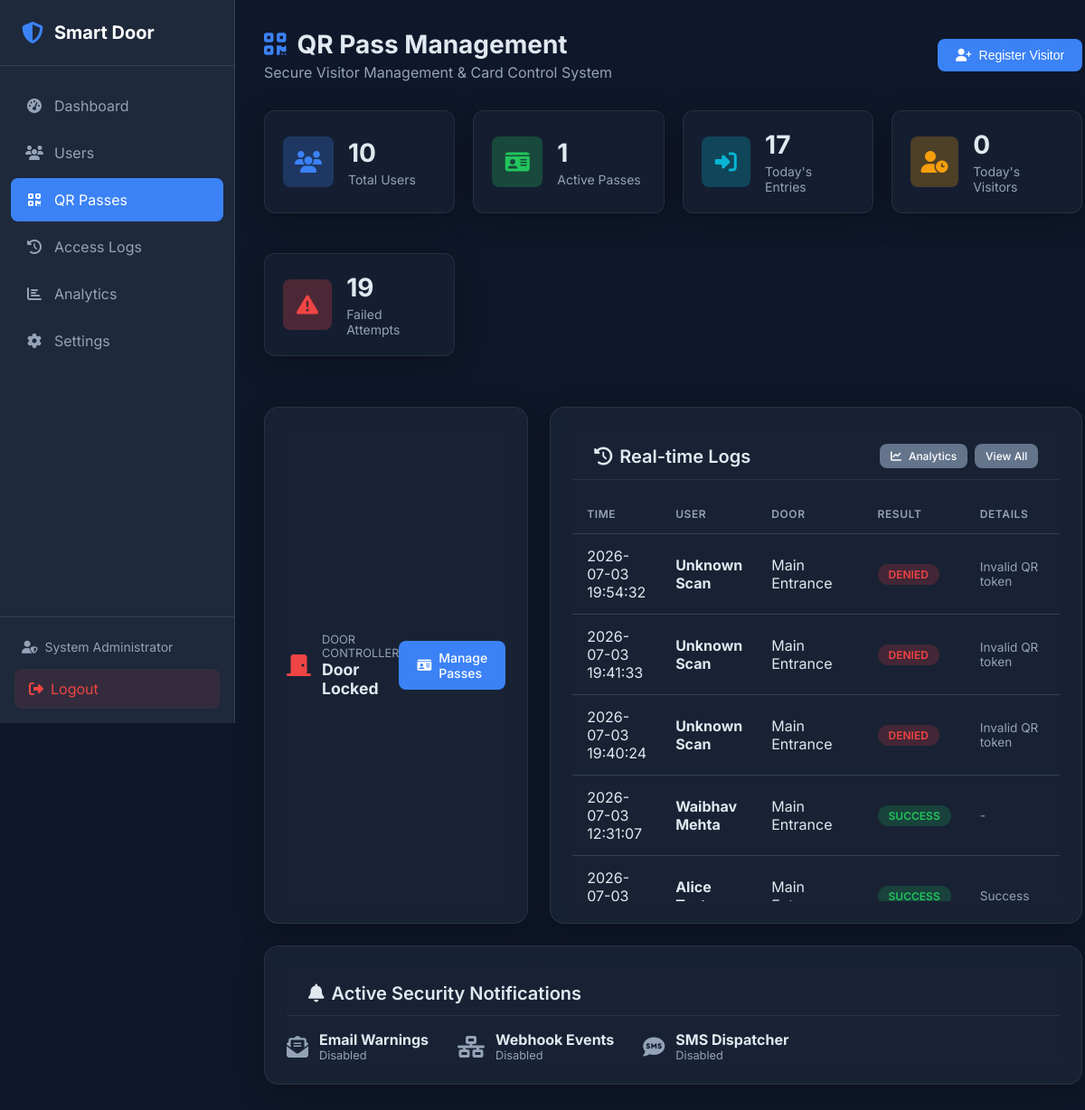
Page /admin/qr (signed in) on the committed database.
### tables this page shows
CREATE TABLE access_logs (
    id INTEGER PRIMARY KEY AUTOINCREMENT,
    user_id INTEGER,  -- NULL if unknown person
    employee_id VARCHAR(50),  -- Stored separately for historical reference
    user_name VARCHAR(100),  -- Stored separately for historical reference
    event_type VARCHAR(10) NOT NULL CHECK(event_type IN ('ENTRY', 'EXIT')),
    access_date DATE NOT NULL,
    access_time TIME NOT NULL,
    result VARCHAR(20) NOT NULL CHECK(result IN ('SUCCESS', 'FAILED', 'DENIED')),
    face_match BOOLEAN DEFAULT 0,
    fingerprint_match BOOLEAN DEFAULT 0,
    failure_reason VARCHAR(255),
    confidence_score FLOAT,
    ip_address VARCHAR(45),
    created_at DATETIME DEFAULT CURRENT_TIMESTAMP, qr_token VARCHAR(255) NULL, door VARCHAR(100) DEFAULT 'Main Entrance', camera VARCHAR(100) NULL, reason VARCHAR(255) NULL,
    FOREIGN KEY (user_id) REFERENCES users(id) ON DELETE SET NULL
);

### web/routes/qr_routes.py (the view)
@qr_bp.route('/admin/qr')
@login_required
def dashboard():
    stats = qr_repo.get_dashboard_stats()
    recent_logs = qr_repo.access_log_repo.get_recent_logs(limit=10)
    from modules.door_control import DoorController
    door_ctrl = DoorController()
    door_status = door_ctrl.get_status()
    email_enabled = access_controller.get_setting("email_notifications_enabled", "false") == "true"
    webhook_enabled = access_controller.get_setting("webhook_notifications_enabled", "false") == "true"
    sms_enabled = access_controller.get_setting("sms_notifications_enabled", "false") == "true"
    return render_template(
        'qr/dashboard.html',
        stats=stats,
        recent_logs=recent_logs,
        door_state=door_status.state.value,
        email_enabled=email_enabled,
        webhook_enabled=webhook_enabled,
        sms_enabled=sms_enabled
    )

### database/db_manager.py (called while the page is built, shortened)
    def _get_connection(self) -> sqlite3.Connection:
        return self._local.connection

    def execute(self, query: str, params: tuple = ()) -> sqlite3.Cursor:
        conn = self._get_connection()
        cursor = conn.cursor()
        cursor.execute(query, params)
        return cursor

    def get_recent_logs(self, limit: int = 50) -> List[Dict]:
        cursor = self.db.execute(
            """SELECT * FROM access_logs
               ORDER BY created_at DESC LIMIT ?""",
            (limit,)
        )
        return [dict(row) for row in cursor.fetchall()]

### modules/access_controller.py (called while the page is built)
    def get_setting(self, key: str, default: Any = None) -> Any:
        try:
            cursor = self.qr_repo.db.execute(
                "SELECT value, is_encrypted FROM system_settings WHERE key = ?", (key,)
            )
            row = cursor.fetchone()
            if not row:
                return default
            val = row['value']
            if row['is_encrypted']:
                return ConfigEncryptor.decrypt(val)
            return val
        except Exception as e:
            logger.error(f"Error fetching setting {key}: {e}")
            return default

### modules/door_control.py (called while the page is built, shortened)
    def __new__(cls, servo_pin=None, simulation=False):
        return cls._instance

    def get_status(self) -> DoorStatus:
        with self._state_lock:
            remaining = 0.0
            if (self._state is DoorState.UNLOCKED
                    and self._last_unlock_time is not None):
                remaining = max(
                    0.0,
                    AUTO_LOCK_DELAY - (time.time() - self._last_unlock_time))
            return DoorStatus(
                state           = self._state,
                time_until_lock = remaining,
                last_unlock_time = self._last_unlock_time,
                message          = self._state.value,
            )

### web/routes/qr_routes.py (called while the page is built)
def login_required(f):
    @wraps(f)
    def decorated_function(*args, **kwargs):
        if 'admin_id' not in session:
            flash('Please log in to access this page.', 'warning')
            return redirect(url_for('login'))
        return f(*args, **kwargs)
    return decorated_function

### web/templates/qr/dashboard.html (shortened to what this page needs)
{% extends "base.html" %}
{% block extra_css %}
<link rel="stylesheet" href="{{ url_for('static', filename='css/qr.css') }}">
{% endblock %}
{% block content %}
<div class="page-header" style="display: flex; justify-content: space-between; align-items: center; flex-wrap: wrap; gap: 1rem;">
    <div>
        <h1><i class="fas fa-qrcode"></i> QR Pass Management</h1>
        <p>Secure Visitor Management & Card Control System</p>
    </div>
    <button class="btn btn-primary" onclick="document.getElementById('add-visitor-modal').style.display='flex'">
        <i class="fas fa-user-plus"></i> Register Visitor
    </button>
</div>
<div class="qr-stats-grid">
    <div class="qr-stat-card qr-glass-card">
        <div class="qr-stat-icon bg-primary">
            <i class="fas fa-users"></i>
        </div>
        <div class="qr-stat-info">
            <h3 id="widget-total-users">{{ stats.total_users }}</h3>
            <p>Total Users</p>
        </div>
    </div>
    <div class="qr-stat-card qr-glass-card">
        <div class="qr-stat-icon bg-success">
            <i class="fas fa-id-card"></i>
        </div>
        <div class="qr-stat-info">
            <h3>{{ stats.active_passes }}</h3>
            <p>Active Passes</p>
        </div>
    </div>
    <div class="qr-stat-card qr-glass-card">
        <div class="qr-stat-icon bg-info">
            <i class="fas fa-sign-in-alt"></i>
        </div>
        <div class="qr-stat-info">
            <h3>{{ stats.today_entries }}</h3>
            <p>Today's Entries</p>
        </div>
    </div>
    <div class="qr-stat-card qr-glass-card">
        <div class="qr-stat-icon bg-warning">
            <i class="fas fa-user-clock"></i>
        </div>
        <div class="qr-stat-info">
            <h3>{{ stats.today_visitors }}</h3>
            <p>Today's Visitors</p>
        </div>
    </div>
    <div class="qr-stat-card qr-glass-card">
        <div class="qr-stat-icon bg-danger">
            <i class="fas fa-exclamation-triangle"></i>
        </div>
        <div class="qr-stat-info">
            <h3>{{ stats.failed_attempts }}</h3>
            <p>Failed Attempts</p>
        </div>
    </div>
</div>
<div class="qr-form-section">
    <div class="qr-glass-card" style="display: flex; justify-content: space-between; align-items: center; padding: 1.25rem 1.5rem;">
        <div style="display: flex; align-items: center; gap: 0.75rem;">
            <i class="fas fa-door-closed" style="font-size: 1.5rem; color: #ef4444;"></i>
            <div>
                <span style="font-size: 0.8rem; color: #94a3b8; display: block; text-transform: uppercase;">Door Controller</span>
                <strong style="font-size: 1.1rem; color: #e2e8f0;">{{ door_state }}</strong>
            </div>
        </div>
        <a href="{{ url_for('qr.list_passes') }}" class="btn btn-primary">
            <i class="fas fa-id-card"></i> Manage Passes
        </a>
    </div>
    <div class="qr-glass-card">
        <div class="card-header" style="border-bottom: 1px solid var(--glass-border); padding-bottom: 0.75rem; margin-bottom: 1rem; display: flex; justify-content: space-between; align-items: center;">
            <h2 style="font-size: 1.25rem;"><i class="fas fa-history"></i> Real-time Logs</h2>
            <div style="display: flex; gap: 0.5rem;">
                <a href="{{ url_for('qr.reports') }}" class="btn btn-secondary btn-sm"><i class="fas fa-chart-line"></i> Analytics</a>
                <a href="{{ url_for('logs') }}" class="btn btn-secondary btn-sm">View All</a>
            </div>
        </div>
        <div class="table-responsive" style="max-height: 450px; overflow-y: auto;">
            <table class="table" id="dashboard-recent-logs">
                <thead>
                    <tr>
                        <th>Time</th>
                        <th>User</th>
                        <th>Door</th>
                        <th>Result</th>
                        <th>Details</th>
                    </tr>
                </thead>
                <tbody>
                    {% if recent_logs %}
                        {% for log in recent_logs %}
                        <tr>
                            <td>{{ log.access_date }} {{ log.access_time }}</td>
                            <td><strong>{{ log.user_name or 'Unknown Scan' }}</strong></td>
                            <td>{{ log.door or 'Main Entrance' }}</td>
                            <td>
                                <span class="badge badge-{{ 'success' if log.result == 'SUCCESS' else 'danger' if log.result == 'DENIED' else 'warning' }}">
                                    {{ log.result }}
                                </span>
                            </td>
                            <td class="text-muted" style="font-size: 0.85rem;">{{ log.failure_reason or log.reason or '-' }}</td>
                        </tr>
                        {% endfor %}
                    {% else %}
                    <tr>
                        <td colspan="5" class="text-center text-muted">No recent activity</td>
                    </tr>
                    {% endif %}
                </tbody>
            </table>
        </div>
    </div>
</div>
<div class="qr-glass-card">
    <div class="card-header" style="border-bottom: 1px solid var(--glass-border); padding-bottom: 0.75rem; margin-bottom: 1rem;">
        <h2 style="font-size: 1.25rem;"><i class="fas fa-bell"></i> Active Security Notifications</h2>
    </div>
    <div style="display: flex; gap: 2rem; flex-wrap: wrap;">
        <div style="display: flex; align-items: center; gap: 0.75rem;">
            <i class="fas fa-envelope-open-text {{ 'text-success' if email_enabled else 'text-muted' }}" style="font-size: 1.5rem;"></i>
            <div>
                <strong>Email Warnings</strong>
                <span style="font-size: 0.8rem; color: #94a3b8; display: block;">{{ 'Enabled' if email_enabled else 'Disabled' }}</span>
            </div>
        </div>
        <div style="display: flex; align-items: center; gap: 0.75rem;">
            <i class="fas fa-network-wired {{ 'text-success' if webhook_enabled else 'text-muted' }}" style="font-size: 1.5rem;"></i>
            <div>
                <strong>Webhook Events</strong>
                <span style="font-size: 0.8rem; color: #94a3b8; display: block;">{{ 'Enabled' if webhook_enabled else 'Disabled' }}</span>
            </div>
        </div>
        <div style="display: flex; align-items: center; gap: 0.75rem;">
            <i class="fas fa-sms {{ 'text-success' if sms_enabled else 'text-muted' }}" style="font-size: 1.5rem;"></i>
            <div>
                <strong>SMS Dispatcher</strong>
                <span style="font-size: 0.8rem; color: #94a3b8; display: block;">{{ 'Enabled' if sms_enabled else 'Disabled' }}</span>
            </div>
        </div>
    </div>
</div>
{% endblock %}

### web/static/css/style.css (style rules this page uses)
:root { --primary: #3b82f6; --primary-dark: #2563eb; --secondary: #64748b; --success: #22c55e; --danger: #ef4444; --warning: #f59e0b; --info: #06b6d4; --dark: #1e293b; --darker: #0f172a; --light: #f1f5f9; --white: #ffffff; --border: #334155; --text: #e2e8f0; --text-muted: #94a3b8; --sidebar-width: 260px; }
* { margin: 0; padding: 0; box-sizing: border-box; }
body { font-family: 'Inter', -apple-system, BlinkMacSystemFont, sans-serif; background-color: var(--darker); color: var(--text); min-height: 100vh; display: flex; }
a { text-decoration: none; color: inherit; }
.page-header { display: flex; justify-content: space-between; align-items: center; margin-bottom: 2rem; }
.page-header h1 { font-size: 1.75rem; font-weight: 700; display: flex; align-items: center; gap: 0.75rem; }
.page-header h1 i { color: var(--primary); }
.page-header p { color: var(--text-muted); margin-top: 0.25rem; }
.card-header { padding: 1rem 1.5rem; border-bottom: 1px solid var(--border); display: flex; justify-content: space-between; align-items: center; }
.card-header h2 { font-size: 1rem; font-weight: 600; display: flex; align-items: center; gap: 0.5rem; }
.table { width: 100%; border-collapse: collapse; }
.table th, .table td { padding: 0.875rem 1rem; text-align: left; border-bottom: 1px solid var(--border); }
.table th { font-weight: 600; color: var(--text-muted); font-size: 0.75rem; text-transform: uppercase; letter-spacing: 0.05em; }
.badge { display: inline-block; padding: 0.25rem 0.75rem; border-radius: 9999px; font-size: 0.75rem; font-weight: 600; text-transform: uppercase; }
.badge-success { background: rgba(34, 197, 94, 0.2); color: var(--success); }
.badge-danger { background: rgba(239, 68, 68, 0.2); color: var(--danger); }
.btn { display: inline-flex; align-items: center; gap: 0.5rem; padding: 0.625rem 1.25rem; border-radius: 0.5rem; font-weight: 500; font-size: 0.875rem; border: none; cursor: pointer; transition: all 0.2s; }
.btn-sm { padding: 0.375rem 0.75rem; font-size: 0.75rem; }
.btn-primary { background: var(--primary); color: var(--white); }
.btn-secondary { background: var(--secondary); color: var(--white); }
.text-muted { color: var(--text-muted); }

### web/static/css/qr.css (style rules this page uses)
:root { --glass-bg: rgba(30, 41, 59, 0.65); --glass-border: rgba(255, 255, 255, 0.08); --glass-shadow: rgba(0, 0, 0, 0.3); --card-glow: rgba(59, 130, 246, 0.15); }
.qr-glass-card { background: var(--glass-bg); backdrop-filter: blur(12px); -webkit-backdrop-filter: blur(12px); border: 1px solid var(--glass-border); border-radius: 1rem; box-shadow: 0 8px 32px 0 var(--glass-shadow); padding: 1.5rem; margin-bottom: 1.5rem; transition: all 0.3s cubic-bezier(0.4, 0, 0.2, 1); }
.qr-stats-grid { display: grid; grid-template-columns: repeat(auto-fit, minmax(200px, 1fr)); gap: 1.25rem; margin-bottom: 2rem; }
.qr-stat-card { background: rgba(30, 41, 59, 0.45); border: 1px solid var(--glass-border); border-radius: 0.75rem; padding: 1.25rem; display: flex; align-items: center; gap: 1rem; transition: transform 0.2s; }
.qr-stat-icon { width: 3.5rem; height: 3.5rem; border-radius: 0.5rem; display: flex; align-items: center; justify-content: center; font-size: 1.5rem; }
.qr-stat-icon.bg-primary { background-color: rgba(59, 130, 246, 0.25); color: #3b82f6; }
.qr-stat-icon.bg-success { background-color: rgba(34, 197, 94, 0.25); color: #22c55e; }
.qr-stat-icon.bg-info { background-color: rgba(6, 182, 212, 0.25); color: #06b6d4; }
.qr-stat-icon.bg-warning { background-color: rgba(245, 158, 11, 0.25); color: #f59e0b; }
.qr-stat-icon.bg-danger { background-color: rgba(239, 68, 68, 0.25); color: #ef4444; }
.qr-stat-info h3 { font-size: 1.75rem; font-weight: 700; margin-bottom: 0.25rem; }
.qr-stat-info p { color: var(--text-muted); font-size: 0.875rem; }
.qr-form-section { display: grid; grid-template-columns: 1fr 1fr; gap: 1.5rem; }

### rows in the picture
access_logs: access_date "2026-07-03", access_time "19:54:32", user_name "Unknown Scan", door "Main Entrance", result "DENIED", failure_reason "Invalid QR token"
access_logs: access_date "2026-07-03", access_time "19:41:33", user_name "Unknown Scan", door "Main Entrance", result "DENIED", failure_reason "Invalid QR token"
access_logs: access_date "2026-07-03", access_time "19:40:24", user_name "Unknown Scan", door "Main Entrance", result "DENIED", failure_reason "Invalid QR token"
access_logs: access_date "2026-07-03", access_time "12:31:07", user_name "Waibhav Mehta", door "Main Entrance", result "SUCCESS", failure_reason "-"
access_logs: access_date "2026-07-03", user_name "Alice…", door "Main…", result "SUCCESS", reason "Success"

### other values in the picture
{{ session.get('admin_name', 'Admin') }} "System Administrator"
{{ stats.total_users }} "10"
{{ stats.active_passes }} "1"
{{ stats.today_entries }} "17"
{{ stats.today_visitors }} "0"
{{ stats.failed_attempts }} "19"
{{ door_state }} "Door Locked"
{{ 'Enabled' if email_enabled else 'Disabled' }} "Disabled"
{{ 'Enabled' if webhook_enabled else 'Disabled' }} "Disabled"
{{ 'Enabled' if sms_enabled else 'Disabled' }} "Disabled"
